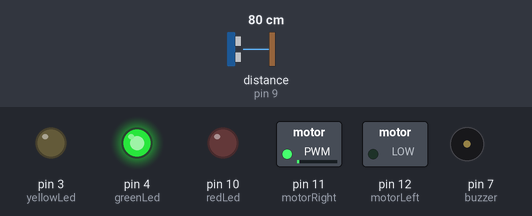
Bench run of a sketch on a simulated Arduino Uno, built with avr-gcc and run on an emulated ATmega328P. Shown: switched loads named in the sketch (green lamp = pin HIGH), output pins drawn as LEDs (lit = HIGH), buzzer (waves = sounding, pin HIGH). Wiring (inferred from the names in the program): ultrasonic range finder: trigger pin 8; echo pin 9. Inputs (shaded band) come from the test bench; at power-on: distance to the obstacle (sensor on pin 9) 80 cm. The echo pulse lasts 58.3 µs per cm; pins used as bus, display or sensor lines are not drawn; what the sketch prints to the serial monitor is not drawn.

Above: at 1.2 s.
1.3 s: distance to the obstacle (sensor on pin 9) set to 35 cm
4.3 s: distance to the obstacle (sensor on pin 9) set to 250 cm
Timing chart, 0 to 7.3 s (numbered marks = the images above; inputs shaded):
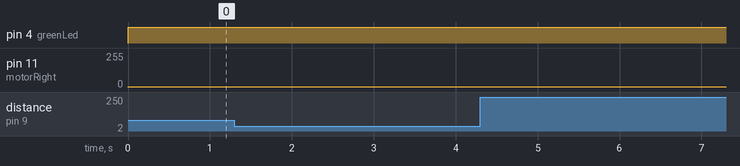

The sketch:

MyRobot.ino
```cpp
const int trigPin = 8;
const int echoPin = 9;
const int buzzer = 7;
const int greenLed = 4;
const int yellowLed = 3;
const int redLed = 10;

const int motorRight = 11;
const int motorLeft = 12;

void setup() {
  // initialize serial communication:
  Serial.begin(9600);
  pinMode(trigPin, OUTPUT);
  pinMode(echoPin, INPUT);
  pinMode(buzzer, OUTPUT);
  pinMode(greenLed, OUTPUT);
  pinMode(yellowLed, OUTPUT);
  pinMode(redLed, OUTPUT);

  pinMode(motorRight, OUTPUT);
  pinMode(motorLeft, OUTPUT);
}

void loop()
{
  // establish variables for duration of the ping,
  // and the distance result in inches and centimeters:
  long duration, inches, cm;

  // The sensor is triggered by a HIGH pulse of 10 or more microseconds.
  // Give a short LOW pulse beforehand to ensure a clean HIGH pulse:

  digitalWrite(trigPin, LOW);
  delayMicroseconds(2);
  digitalWrite(trigPin, HIGH);
  delayMicroseconds(10);
  digitalWrite(trigPin, LOW);

  // Read the signal from the sensor: a HIGH pulse whose
  // duration is the time (in microseconds) from the sending
  // of the ping to the reception of its echo off of an object.

  duration = pulseIn(echoPin, HIGH);

  // convert the time into a distance
  inches = microsecondsToInches(duration);
  cm = microsecondsToCentimeters(duration);

  Serial.print(inches);
  Serial.print("in, ");
  Serial.print(cm);
  Serial.print("cm");
  Serial.println();

  if (cm == 0) {
    digitalWrite(buzzer, HIGH);
    digitalWrite(redLed, HIGH);
    digitalWrite(greenLed, LOW);
    Serial.println("Object Detected!!!");

    Stop();
    Serial.println("Robot Stopped");
    delay(2000);

    right();
    Serial.println("Robot Moving Right");
    delay(2000);

    left();
    Serial.println("Robot Moving Left");
    delay(2000);

  }


  /*
  else if(cm == 2){
    digitalWrite(yellowLed, HIGH);
    digitalWrite(greenLed, LOW);
    digitalWrite(redLed, LOW);
    delay(1000);
    digitalWrite(yellowLed, LOW);
    }

    */
  else {
    digitalWrite(buzzer, LOW);
    digitalWrite(greenLed, HIGH);
    digitalWrite(redLed, LOW);
    Serial.println("No Obstacle Detected!!!");

    forward();
    Serial.println("Robot Moving Forward");

  }

  delay(100);
}


long microsecondsToInches(long microseconds)
{
  // According to Parallax's datasheet for the PING))), there are
  // 73.746 microseconds per inch (i.e. sound travels at 1130 feet per
  // second).  This gives the distance travelled by the ping, outbound
  // and return, so we divide by 2 to get the distance of the obstacle.
  // See: http://www.parallax.com/dl/docs/prod/acc/28015-PING-v1.3.pdf
  return microseconds / 74 / 2;
}

long microsecondsToCentimeters(long microseconds)
{
  // The speed of sound is 340 m/s or 29 microseconds per centimeter.
  // The ping travels out and back, so to find the distance of the
  // object we take half of the distance travelled.
  return microseconds / 29 / 2;
}

void forward()          //Moving Forward function
{
  analogWrite(motorRight,HIGH);
  analogWrite(motorLeft,HIGH);
}

void right()            //Moving Right function
{
  analogWrite(motorRight,LOW);
  analogWrite(motorLeft,HIGH);
}

void left()              //Moving Left function
{
  analogWrite(motorRight,HIGH);
  analogWrite(motorLeft,LOW);
}

void Stop()              //Moving Stop function
{
  analogWrite(motorRight,LOW);
  analogWrite(motorLeft,LOW);
}
```

Measured:
- after the input at 1.3 s, every drawn part: stays the same
- after the input at 4.3 s, every drawn part: stays the same
